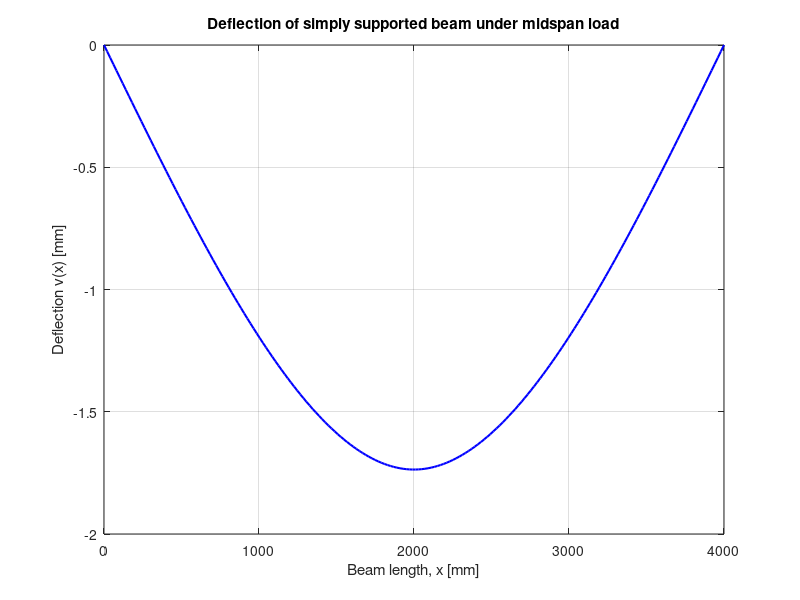
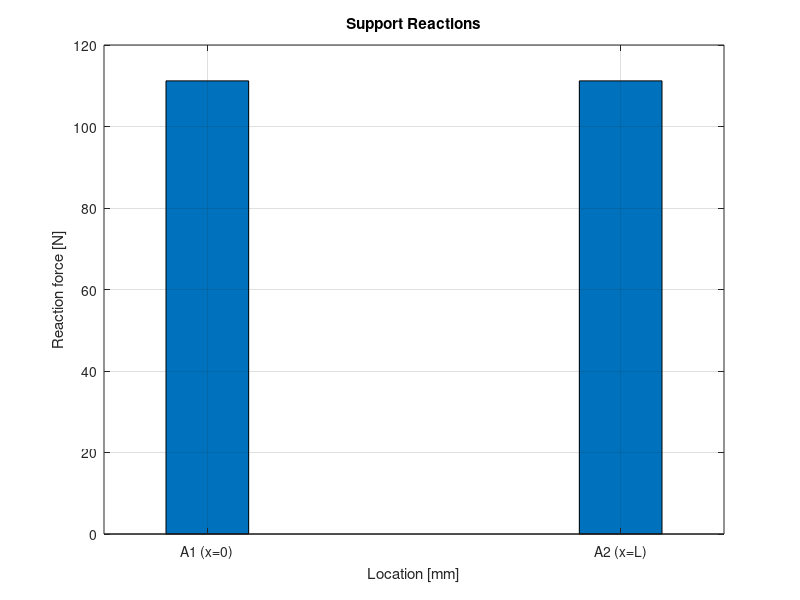
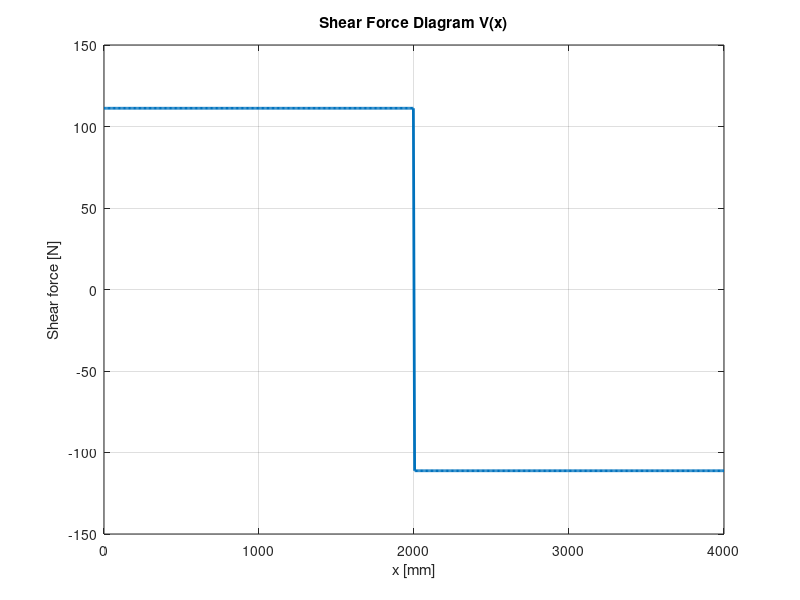
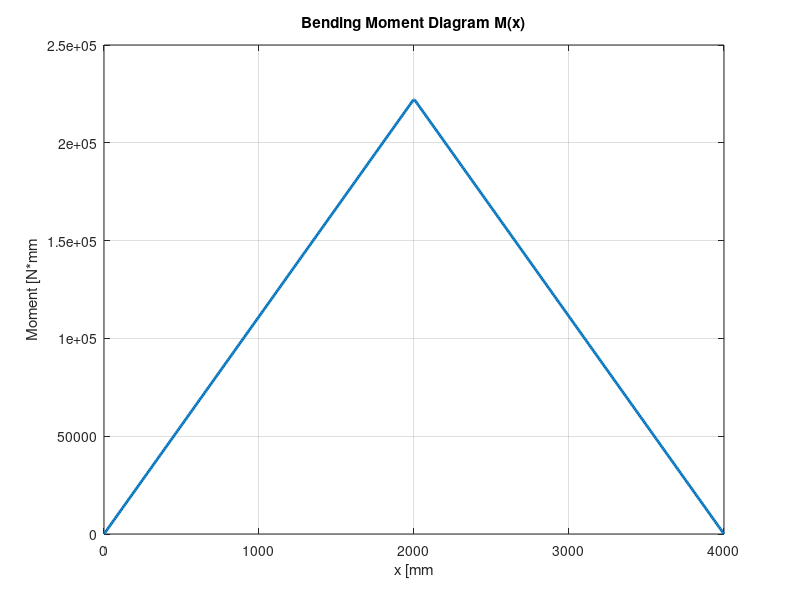

Write MATLAB code to recreate these figures, in order.
clear; clc; close all;

%% Constants Definition
d = 9.525; % [mm] truss tube OD
t = 1.587; % [mm] thickness
djj = 250; % [mm] joint-to-joint distance
I = 2.475e6; % [mm^4] moment of inertia
E = 69000; % [MPa] = N/mm^2
P = 222.4; % [N] applied load
L = 4000; % [mm] span length

%% Discretization
x = linspace(0,L,200);

%% Deflection function (piecewise for midspan point load)
v = zeros(size(x));
for k = 1:numel(x)
    if x(k) <= L/2
        v(k) = -(P*x(k)/(48*E*I))*(3*L^2 - 4*x(k)^2);
    else
        v(k) = -(P*(L-x(k))/(48*E*I))*(3*L^2 - 4*(L-x(k))^2);
    end
end

%% Plot
figure;
plot(x, v, 'b-', 'LineWidth',1.5);
xlabel('Beam length, x [mm]');
ylabel('Deflection v(x) [mm]');
title('Deflection of simply supported beam under midspan load');
grid on;

%% Show max deflection
[maxDefl, idx] = min(v); % note: deflection is downward, so min value

fprintf('Max deflection = %.4f mm at x = %.1f mm\n', maxDefl, x(idx));



%% Support reactions (symmetry)
RA = P/2; % [N]
RB = P/2; % [N]

%% Discretization
npts = 500;
x = linspace(0, L, npts);


%% Shear force diagram V(x)
V = zeros(size(x));
for k = 1:numel(x)
    if x(k) < L/2
        V(k) = RA;
    elseif x(k) > L/2
        V(k) = -RB;
    else
        V(k) = NaN; % break line at midspan jump
    end
end

%% Bending moment diagram M(x)
M = zeros(size(x));
for k = 1:numel(x)
    if x(k) <= L/2
        M(k) = RA * x(k);
    else
        M(k) = RA * x(k) - P * (x(k) - L/2);
    end
end

%% Axial force diagram N(x) (zero for vertical load)
N = zeros(size(x));

%% --- PLOTS ---
% 1. Reaction forces
figure;
bar([0 L],[RA RB],0.2);
title('Support Reactions');
xlabel('Location [mm]'); ylabel('Reaction force [N]');
set(gca,'XTick',[0 L],'XTickLabel',{'A1 (x=0)','A2 (x=L)'});
grid on;

% 2. Shear force
figure;
plot(x,V,'LineWidth',2);
title('Shear Force Diagram V(x)');
xlabel('x [mm]'); ylabel('Shear force [N]');
grid on;

% 3. Bending moment
figure;
plot(x,M, 'LineWidth', 2);
title('Bending Moment Diagram M(x)');
xlabel('x [mm');
ylabel('Moment [N*mm');
grid on;

% 5. Axial force
figure;
plot(x,N,'LineWidth',2);
title('Axial Force Diagram N(x)');
xlabel('x [mm]'); ylabel('Axial force [N]');
grid on;
